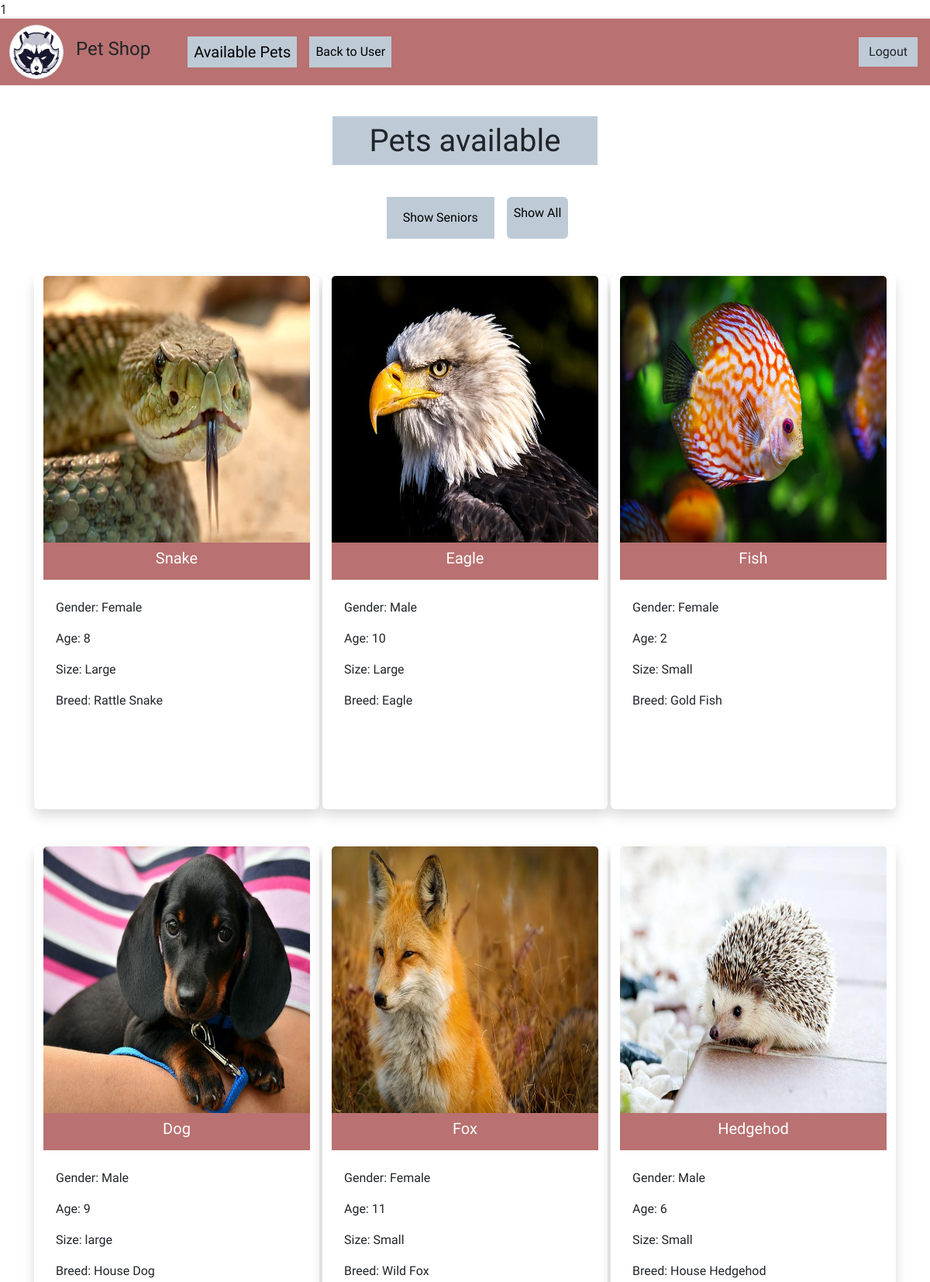
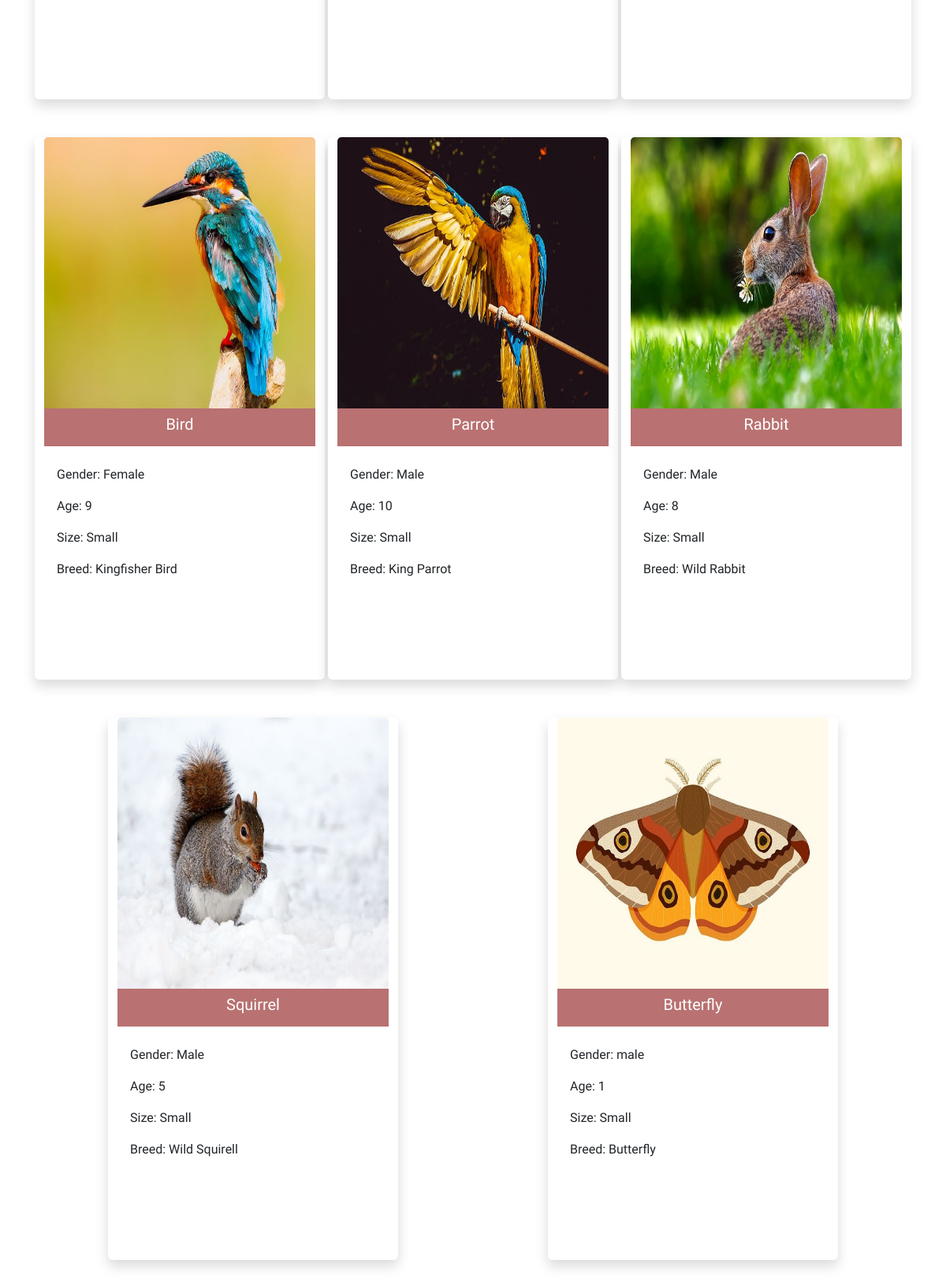
Screenshot of /products/user_details.php (signed in) with the database file from the repository (2 pictures, top to bottom).
### tables this page shows
CREATE TABLE `animal` (
  `id` int(11) NOT NULL,
  `first_name` varchar(255) NOT NULL,
  `address` varchar(255) NOT NULL,
  `age` int(11) NOT NULL,
  `breed` varchar(255) NOT NULL,
  `size` varchar(255) NOT NULL,
  `gender` varchar(255) NOT NULL,
  `vaccine` varchar(255) NOT NULL,
  `pedigree` varchar(255) NOT NULL,
  `price` decimal(5,2) NOT NULL,
  `image` varchar(255) NOT NULL
);

### products/user_details.php (the view, shortened to what this page needs)
<?php
require_once '../components/db_connect.php';
$sql = "SELECT * FROM animal";
$result = mysqli_query($connect, $sql);
$card ="";
if(mysqli_num_rows($result) > 0){
    while($animal = mysqli_fetch_assoc($result)){
        $card .= "
        <div class='card mb-5 shadow' style='width: 23rem; margin:0 auto; border:none; height: 43rem'>
        <img src='../pictures/{$animal['image']}' class='card-img-top' alt='{$animal['first_name']}' style='width:100%; height: 50%'>
        <figcaption class='text-center card-title py-2'><h5>{$animal['first_name']}</h5></figcaption>
        <div class='card-body'>
        <p class='card-text'>Gender: {$animal['gender']}</p>
        <p class='card-text'>Age: {$animal['age']}</p>
        <p class='card-text'>Size: {$animal['size']}</p>
        <p class='card-text'>Breed: {$animal['breed']}</p>
        </div>
        </div>
        ";
    }
} else {
    $card .="No Animal Available!";
}
?>
<!DOCTYPE html>
<html lang="en">
<head>
    <?= require_once "../components/boot.php"; ?>
</head>
<body>
<nav class="navbar navbar-expand-lg">
  <div class="container-fluid">
    <img src="../pictures/logo.jpg" class="img-thumbnail rounded-circle" alt="logo">
    <h4 class="ms-3">Pet Shop</h4>
    <a class="navbar-brand ms-5 px-2 btnsss" href="user_details.php">Available Pets</a>
    <div class="collapse navbar-collapse" id="navbarNav">
      <ul class="navbar-nav">
        <li class="nav-item">
          <a class="nav-link active btnsss" href="../home.php">Back to User</a>
        </li>
      </ul>
    </div>
  </div>
  <a class="nav-link active me-3 btnss" href="../logout.php?logout"><button class="btn">Logout</button></a>
</nav>
<main>
    <h1 class="text-center my-5"><span class="btnsss px-5 py-2">Pets available</span></h1>
    <div class="text-center">
        <ul style="list-style-type: none; display:flex; justify-content:center">
        <li class="mx-2 btnss p-2"><button class="btn btn"><a href="user_senior.php" class="text-black" style="text-decoration: none;">Show Seniors</a></button></li>
        <li class="mx-2 btnss p-2 btn"><a href="user_details.php" class="text-black" style="text-decoration: none;">Show All</a></li>
        </ul>
    </div>
<div class='mt-5 container animals row row-cols-lg-3 row-cols-md-2 row-cols-sm-1' style="margin: 0 auto;">
<?= ($card)??""; ?>
</div>
</main>
</body>
</html>

### components/boot.php (shortened to what this page needs)
<link href="https://cdn.jsdelivr.net/npm/bootstrap@5.3.0-alpha2/dist/css/bootstrap.min.css" rel="stylesheet">
<link rel="stylesheet" href="https://cdn.jsdelivr.net/npm/bootstrap-icons@1.10.3/font/bootstrap-icons.css">

### products/user_details.php (style rules this page uses)
* { font-family: 'Lily Script One', cursive; }
.card-title { color: white; background-color: rgba(178, 98, 98, 0.9); }
nav { background-color: rgba(178, 98, 98, 0.9); }
.img-thumbnail { width: 70px !important; height: 70px !important; }
.btnss { background-color: #becbd7; }
.btnsss { background-color: #becbd7 ; }

### rows the page displays
animal: image (picture), first_name "Snake", gender "Female", age "8", size "Large", breed "Rattle Snake"
animal: image (picture), first_name "Eagle", gender "Male", age "10", size "Large", breed "Eagle"
animal: image (picture), first_name "Fish", gender "Female", age "2", size "Small", breed "Gold Fish"
animal: image (picture), first_name "Dog", gender "Male", age "9", size "large", breed "House Dog"
animal: image (picture), first_name "Fox", gender "Female", age "11", size "Small", breed "Wild Fox"
animal: image (picture), first_name "Hedgehod", gender "Male", age "6", size "Small", breed "House Hedgehod"
animal: image (picture), first_name "Bird", gender "Female", age "9", size "Small", breed "Kingfisher Bird"
animal: image (picture), first_name "Parrot", gender "Male", age "10", size "Small", breed "King Parrot"
animal: image (picture), first_name "Rabbit", gender "Male", age "8", size "Small", breed "Wild Rabbit"
animal: image (picture), first_name "Squirrel", gender "Male", age "5", size "Small", breed "Wild Squirell"
animal: image (picture), first_name "Butterfly", gender "male", age "1", size "Small", breed "Butterfly"
